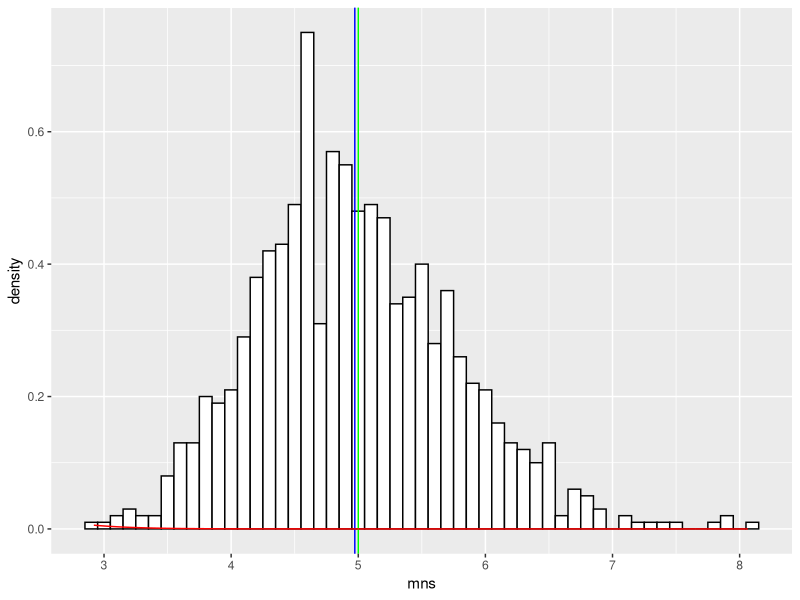
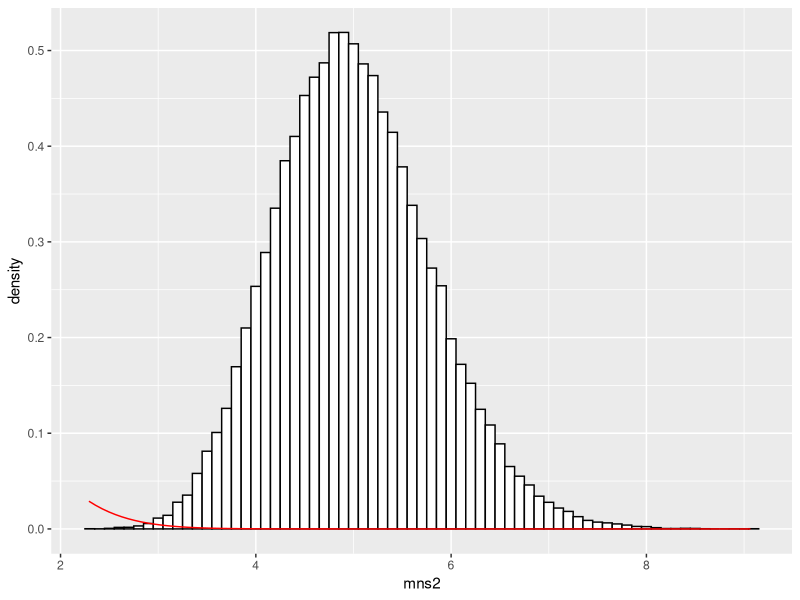

These charts were generated, in order, by the following R code:
## ---- chunk 1
# Loading libraries
library(ggplot2)
## ---- chunk 2
numberSims <-  1000
numberSims2 <- 100000
numberMeans <- 40
lambda <- 0.2
mns <- NULL
for (i in 1 : numberSims) {mns <- c(mns, mean(rexp(numberMeans,lambda)))}
## ---- chunk 3
c(1/lambda,mean(mns))
## ---- chunk 4
c(1/(lambda^2*numberMeans), var(mns))
## ---- chunk 5
mnsdf <- as.data.frame(mns)
ggplot(data=mnsdf, aes(x=mns)) + geom_histogram(aes(y = ..density..), colour="black", fill="white", binwidth = 0.1) +
  geom_vline(xintercept = (1/lambda), colour="green") + 
  geom_vline(xintercept = mean(mns), colour="blue") +
     stat_function(fun=dnorm, arg=list(mean=1/lambda, sd=sqrt(1/(lambda^2*numberMeans)) ), colour="red" ) 
## ---- chunk 6
mns2 <- NULL
for (i in 1 : numberSims2) {mns2 <- c(mns2, mean(rexp(numberMeans,lambda)))}
mnsdf2 <- as.data.frame(mns2)
ggplot(data=mnsdf2, aes(x=mns2)) + geom_histogram(aes(y = ..density..), colour="black", fill="white", binwidth = 0.1) +
  stat_function(fun=dnorm, arg=list(mean=1/lambda, sd=sqrt(1/(lambda^2*numberMeans)) ), colour="red" ) 
## ---- chunk 7
c(1/lambda,mean(mns2))
c(1/(lambda^2*numberMeans), var(mns2))
